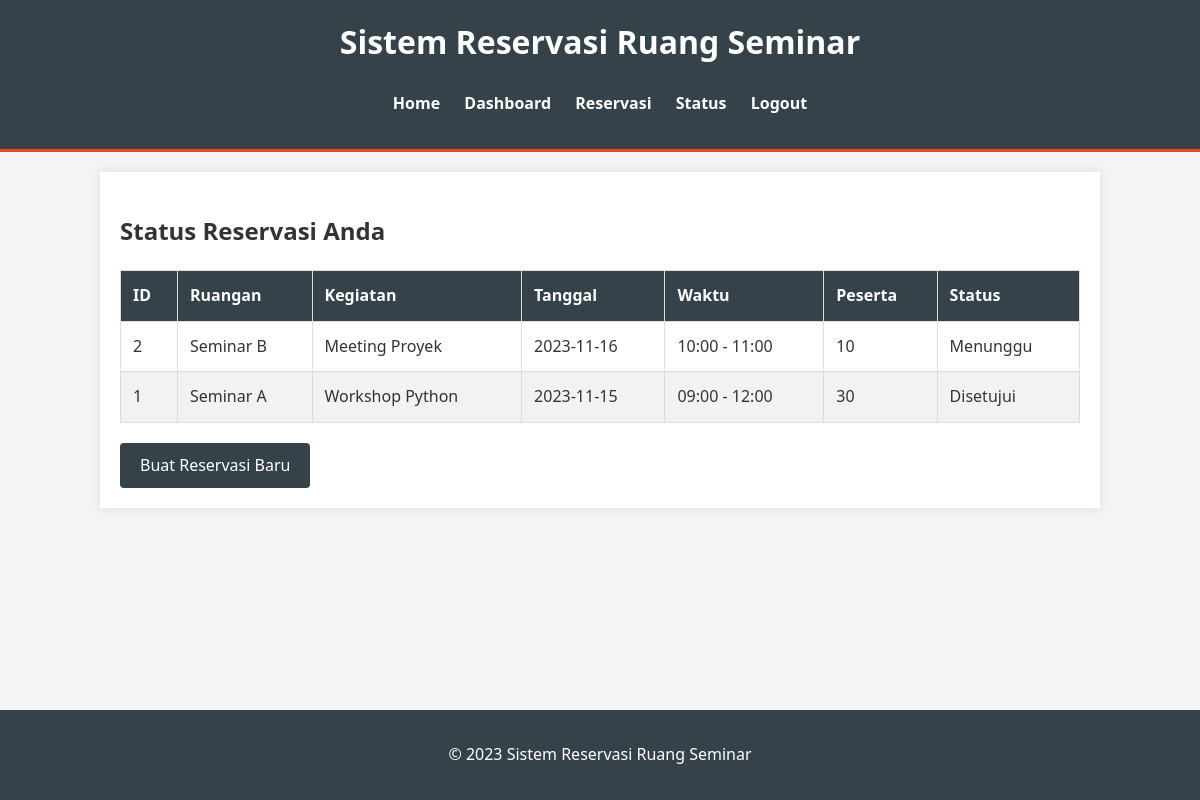
/status (signed in), run on the app's committed database.
### app.py (models this page shows, shortened)
class Reservation(db.Model):
    id = db.Column(db.Integer, primary_key=True)
    user_id = db.Column(db.Integer, db.ForeignKey('user.id'), nullable=False)
    ruangan_id = db.Column(db.String(10), nullable=False) # R001, R002, etc.
    nama_kegiatan = db.Column(db.String(200), nullable=False)
    tanggal = db.Column(db.String(10), nullable=False) # YYYY-MM-DD
    waktu_mulai = db.Column(db.String(5), nullable=False) # HH:MM
    waktu_selesai = db.Column(db.String(5), nullable=False) # HH:MM
    peserta = db.Column(db.Integer, nullable=False)
    status = db.Column(db.String(20), nullable=False, default='Menunggu') # Menunggu, Disetujui, Ditolak

### app.py (the view)
@app.route('/status')
def status():
    if 'username' not in session:
        return redirect(url_for('login'))
    user_reservations = Reservation.query.filter_by(user_id=session['user_id']).order_by(Reservation.tanggal.desc(), Reservation.waktu_mulai.desc()).all()
    return render_template('status.html', reservations=user_reservations, ruangan=ruangan)

### templates/status.html (shortened to what this page needs)
{% extends "base.html" %}
{% block content %}
    <h2>Status Reservasi Anda</h2>
    {% if reservations %}
        <table>
            <thead>
                <tr>
                    <th>ID</th>
                    <th>Ruangan</th>
                    <th>Kegiatan</th>
                    <th>Tanggal</th>
                    <th>Waktu</th>
                    <th>Peserta</th>
                    <th>Status</th>
                </tr>
            </thead>
            <tbody>
                {% for res in reservations %}
                    <tr>
                        <td>{{ res.id }}</td>
                        <td>{{ ruangan[res.ruangan_id]['nama'] }}</td>
                        <td>{{ res.nama_kegiatan }}</td>
                        <td>{{ res.tanggal }}</td>
                        <td>{{ res.waktu_mulai }} - {{ res.waktu_selesai }}</td>
                        <td>{{ res.peserta }}</td>
                        <td class="status-{{ res.status|lower }}">
                            {{ res.status }}
                        </td>
                    </tr>
                {% endfor %}
            </tbody>
        </table>
    {% else %}
        <p>Anda belum memiliki reservasi.</p>
    {% endif %}
    <a href="{{ url_for('reservasi') }}" class="btn">Buat Reservasi Baru</a>
{% endblock %}

### static/css/style.css (style rules this page uses)
body { font-family: 'Segoe UI', Tahoma, Geneva, Verdana, sans-serif; line-height: 1.6; margin: 0; padding: 0; background-color: #f4f4f4; color: #333; }
button, .btn { display: inline-block; background: #35424a; color: #ffffff; padding: 10px 20px; border: none; border-radius: 4px; cursor: pointer; text-decoration: none; }
table { width: 100%; border-collapse: collapse; margin: 20px 0; }
table, th, td { border: 1px solid #ddd; }
th, td { padding: 12px; text-align: left; }
th { background-color: #35424a; color: white; }
tr:nth-child(even) { background-color: #f2f2f2; }

### data on the page
Reservation: id "2", ruangan "Seminar B", nama_kegiatan "Meeting Proyek", tanggal "2023-11-16", waktu_mulai "10:00", waktu_selesai "11:00", peserta "10", status "Menunggu"
Reservation: id "1", ruangan "Seminar A", nama_kegiatan "Workshop Python", tanggal "2023-11-15", waktu_mulai "09:00", waktu_selesai "12:00", peserta "30", status "Disetujui"
